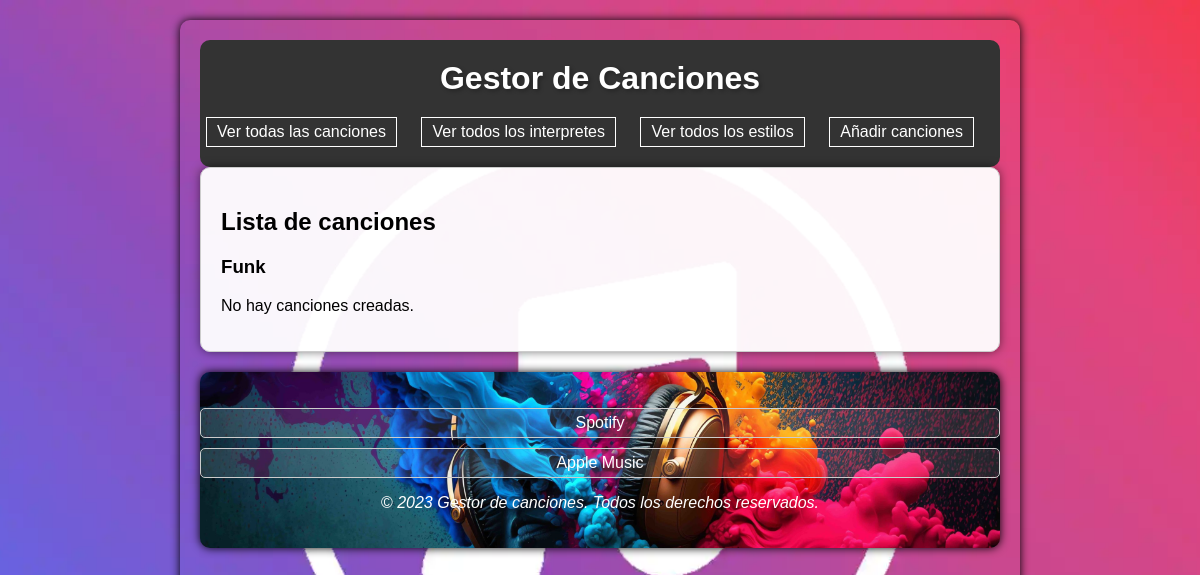
/estilos/9/canciones, run on an earlier commit of the app's database.
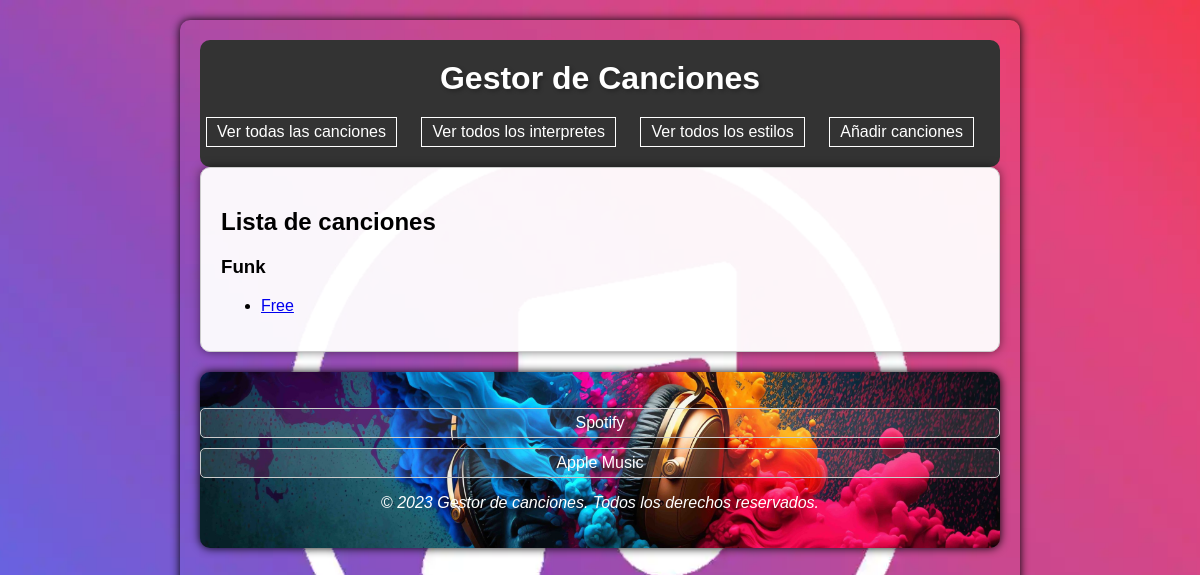
And on a later commit of the database.
### appTop100/models.py (models this page shows, shortened)
class Cancion(models.Model):
    titulo = models.CharField(max_length=50)
    estilo = models.ForeignKey(Estilo, on_delete=models.CASCADE)
    interpretes = models.ManyToManyField(Interprete)
    fecha_lanzamiento = models.DateField(default=None, null=True)
    duracion = models.IntegerField(default=0)
    posicion = models.IntegerField(default=0)

### appTop100/views.py (the view)
# urls.py: path('estilos/<int:estilo_id>/canciones', views.index_canciones.as_view(), name='canciones'),
class index_canciones(ListView):
    model = Cancion
    template_name = 'canciones.html'
    context_object_name = 'canciones'
    def get_queryset(self):
        estilo_id = self.kwargs['estilo_id']
        estilo = get_object_or_404(Estilo, pk=estilo_id)
        return estilo.cancion_set.all()
    def get_context_data(self, **kwargs):
        context = super().get_context_data(**kwargs)
        estilo_id = self.kwargs['estilo_id']
        estilo = get_object_or_404(Estilo, pk=estilo_id)
        context['estilo'] = estilo
        return context

### appTop100/templates/canciones.html (shortened to what this page needs)
{% extends "base.html" %}
{% block contenido %}
<h2>Lista de canciones</h2>
<h3>{{ estilo.nombre }}</h3>
{% if canciones %}
	<ul>
	{% for c in canciones %}
		<li>
                    <a href="{% url 'cancion' c.id %}">{{ c.titulo}}</a>
		</li>
	{% endfor %}
	</ul>
{% else %}
<p>No hay canciones creadas.</p>
{% endif %}
{% endblock %}

What changed in the data, as far as the page shows it:
added Cancion: titulo "Free"
Also different on the page:
text no longer shown: "No hay canciones creadas."
